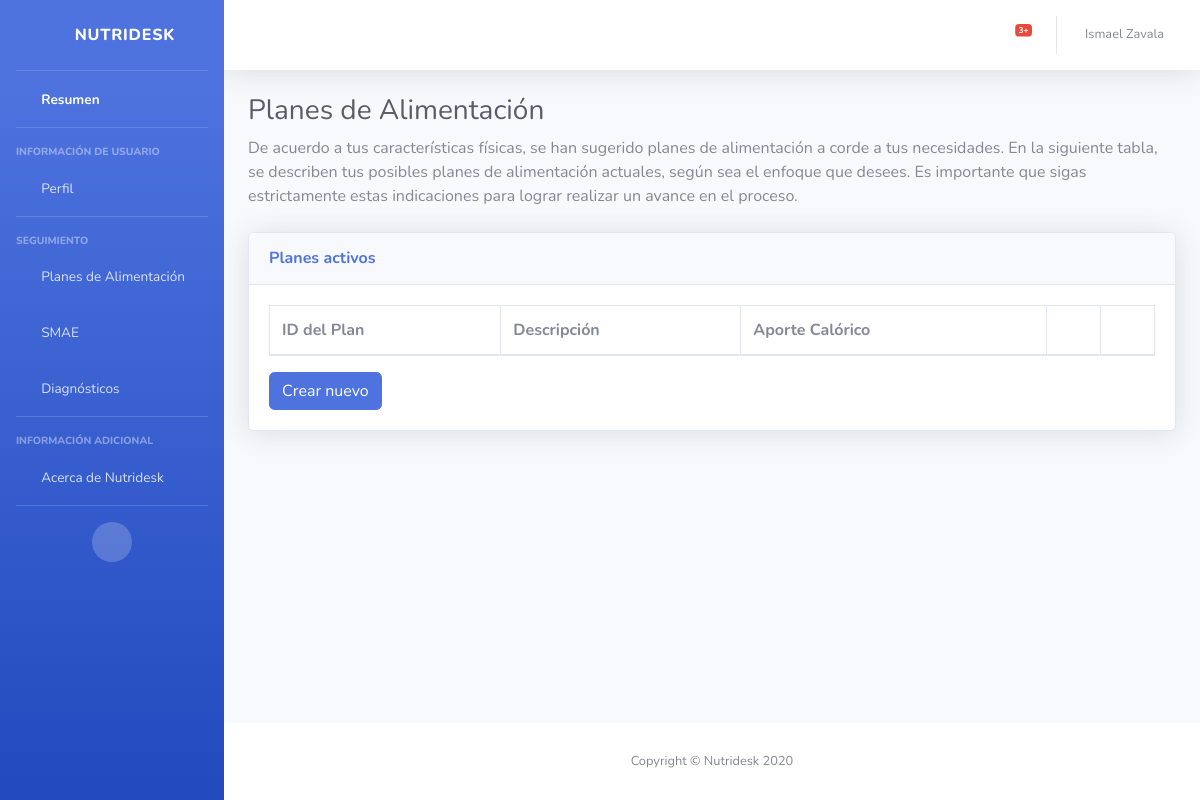
/planes/ (signed in), run on an earlier commit of the app's database.
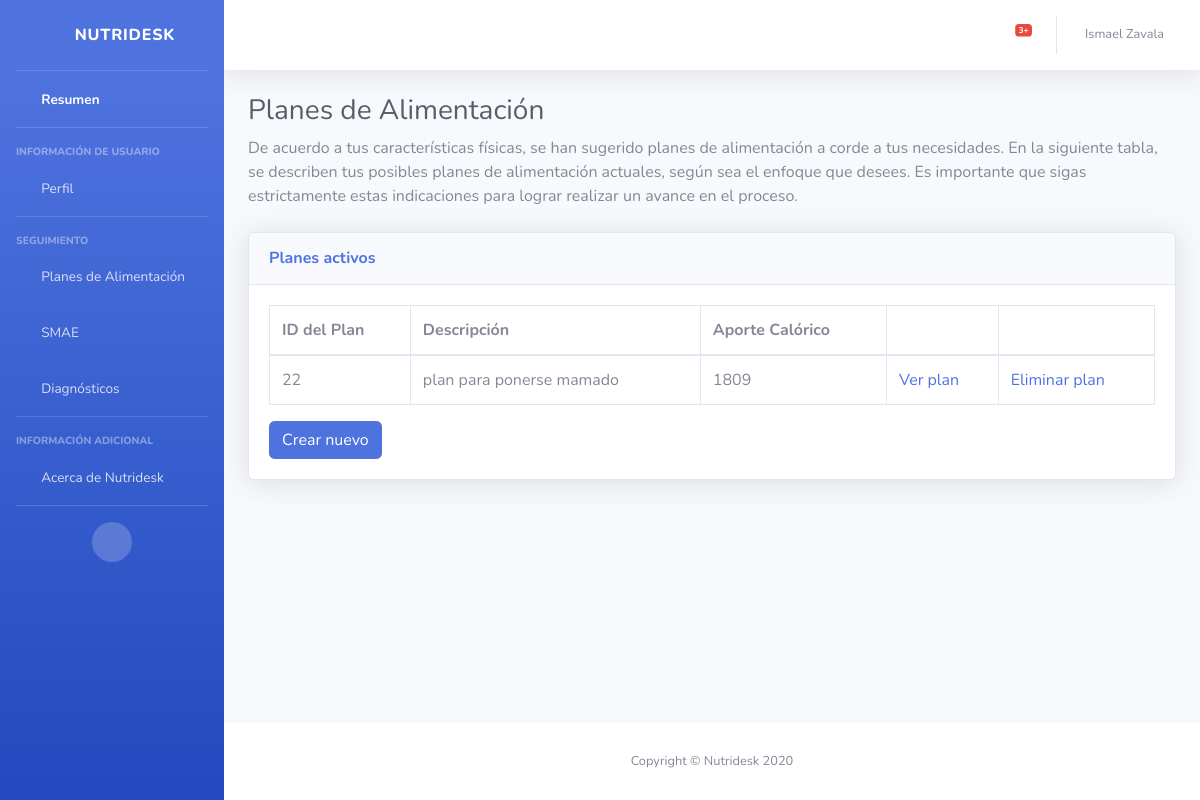
And on a later commit of the database.
### planes/models.py (models this page shows, shortened)
class Plan(models.Model):
    idPlan = models.AutoField(primary_key=True, verbose_name="Id Plan")
    idUsuario = models.ForeignKey(
        User, on_delete=models.CASCADE, verbose_name="Id Usuario"
    )
    descripcion = models.CharField(verbose_name="Descripción", max_length=500)
    calorias = models.IntegerField(verbose_name="Calorías")
    class Meta:
        ordering = ("-idUsuario",)
        verbose_name_plural = "Planes"

### planes/views.py (the view)
# urls.py: path('', views.lista_planes.as_view(), name='planes'),
class lista_planes(ListView):
    template_name = "lista_planes.html"
    model = Plan
    context_object_name = "lista_planes"

### planes/templates/lista_planes.html (shortened to what this page needs)
{% extends 'base_navbar.html' %}
{% load static %}
{% block main_content %}
<div class="container-fluid">
  <h1 class="h3 mb-2 text-gray-800">Planes de Alimentación</h1>
  <p class="mb-4">De acuerdo a tus características físicas, se han sugerido planes de alimentación a corde a tus necesidades. En la siguiente
      tabla, se describen tus posibles planes de alimentación actuales, según sea el enfoque que desees.
      Es importante que sigas estrictamente estas indicaciones para lograr realizar un avance en el proceso.</p>
  <div class="card shadow mb-4">
      <div class="card-header py-3">
          <h6 class="m-0 font-weight-bold text-primary">Planes activos</h6>
      </div>
      <div class="card-body">
          <div class="table-responsive">
              <table class="table table-bordered" id="dataTable" width="100%" cellspacing="0">
                  <thead>
                  <tr>
                      <th>ID del Plan</th>
                      <th>Descripción</th>
                      <th>Aporte Calórico</th>
                      <th></th>
                      <th></th>
                  </tr>
                  </thead>
                  <tbody>
                  {% for plan in lista_planes %}
                    {% if plan.idUsuario.username == user.username%}
                    <tr>
                      <td>{{ plan.idPlan }}</td>
                      <td>{{ plan.descripcion }}</td>
                      <td>{{ plan.calorias }}</td>
                      <td><a href="ver_plan/{{ plan.idPlan }}">Ver plan</a></td>
                      <td><a href="eliminar_plan/{{ plan.idPlan }}">Eliminar plan</a></td>
                    </tr>
                    {% endif %}
                  {% endfor %}
                  </tbody>
              </table>
              <a class="align-middle btn btn-primary" href="{% url 'generar_plan' %}">Crear nuevo</a>
          </div>
      </div>
  </div>
</div>
{% endblock %}

What changed in the data, as far as the page shows it:
added Plan: idPlan "22", descripcion "plan para ponerse mamado", calorias "1809"
